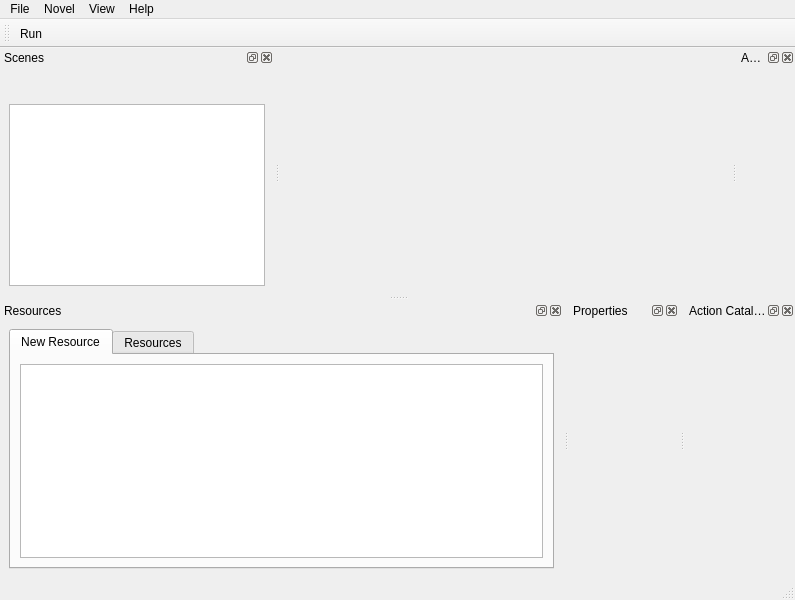
<?xml version="1.0" encoding="UTF-8"?>
<ui version="4.0">
 <class>MainWindow</class>
 <widget class="QMainWindow" name="MainWindow">
  <property name="geometry">
   <rect>
    <x>0</x>
    <y>0</y>
    <width>795</width>
    <height>600</height>
   </rect>
  </property>
  <property name="windowTitle">
   <string>Belle</string>
  </property>
  <property name="dockNestingEnabled">
   <bool>false</bool>
  </property>
  <property name="dockOptions">
   <set>QMainWindow::AllowTabbedDocks|QMainWindow::AnimatedDocks</set>
  </property>
  <widget class="QWidget" name="centralwidget">
   <layout class="QVBoxLayout" name="verticalLayout"/>
  </widget>
  <widget class="QMenuBar" name="menubar">
   <property name="geometry">
    <rect>
     <x>0</x>
     <y>0</y>
     <width>795</width>
     <height>23</height>
    </rect>
   </property>
   <widget class="QMenu" name="menuFile">
    <property name="title">
     <string>File</string>
    </property>
    <addaction name="openProjectAction"/>
    <addaction name="exportProject"/>
    <addaction name="createTarget"/>
    <addaction name="quitAction"/>
   </widget>
   <widget class="QMenu" name="menuNovel">
    <property name="title">
     <string>Novel</string>
    </property>
    <addaction name="propertiesAction"/>
   </widget>
   <widget class="QMenu" name="menuView">
    <property name="title">
     <string>View</string>
    </property>
    <addaction name="showResourcesAction"/>
    <addaction name="showPropertiesAction"/>
    <addaction name="showScenesAction"/>
    <addaction name="showActionsAction"/>
    <addaction name="showActionsCatalogAction"/>
   </widget>
   <widget class="QMenu" name="menuHelp">
    <property name="title">
     <string>Help</string>
    </property>
    <addaction name="aboutAction"/>
   </widget>
   <addaction name="menuFile"/>
   <addaction name="menuNovel"/>
   <addaction name="menuView"/>
   <addaction name="menuHelp"/>
  </widget>
  <widget class="QStatusBar" name="statusbar"/>
  <widget class="QDockWidget" name="scenesDockWidget">
   <property name="windowTitle">
    <string>Scenes</string>
   </property>
   <attribute name="dockWidgetArea">
    <number>1</number>
   </attribute>
   <widget class="QWidget" name="dockWidgetContents">
    <layout class="QVBoxLayout" name="verticalLayout_6">
     <item>
      <layout class="QHBoxLayout" name="horizontalLayout">
       <property name="leftMargin">
        <number>5</number>
       </property>
       <item>
        <widget class="QPushButton" name="addSceneBtn">
         <property name="sizePolicy">
          <sizepolicy hsizetype="Fixed" vsizetype="Fixed">
           <horstretch>0</horstretch>
           <verstretch>0</verstretch>
          </sizepolicy>
         </property>
         <property name="text">
          <string/>
         </property>
         <property name="icon">
          <iconset resource="media.qrc">
           <normaloff>:/media/add.png</normaloff>:/media/add.png</iconset>
         </property>
         <property name="flat">
          <bool>true</bool>
         </property>
        </widget>
       </item>
       <item>
        <widget class="QPushButton" name="delSceneBtn">
         <property name="sizePolicy">
          <sizepolicy hsizetype="Fixed" vsizetype="Fixed">
           <horstretch>0</horstretch>
           <verstretch>0</verstretch>
          </sizepolicy>
         </property>
         <property name="text">
          <string/>
         </property>
         <property name="icon">
          <iconset resource="media.qrc">
           <normaloff>:/media/delete.png</normaloff>:/media/delete.png</iconset>
         </property>
         <property name="flat">
          <bool>true</bool>
         </property>
        </widget>
       </item>
       <item>
        <widget class="QPushButton" name="upSceneBtn">
         <property name="sizePolicy">
          <sizepolicy hsizetype="Fixed" vsizetype="Fixed">
           <horstretch>0</horstretch>
           <verstretch>0</verstretch>
          </sizepolicy>
         </property>
         <property name="text">
          <string/>
         </property>
         <property name="icon">
          <iconset resource="media.qrc">
           <normaloff>:/media/up.png</normaloff>:/media/up.png</iconset>
         </property>
         <property name="flat">
          <bool>true</bool>
         </property>
        </widget>
       </item>
       <item>
        <widget class="QPushButton" name="downSceneBtn">
         <property name="sizePolicy">
          <sizepolicy hsizetype="Fixed" vsizetype="Fixed">
           <horstretch>0</horstretch>
           <verstretch>0</verstretch>
          </sizepolicy>
         </property>
         <property name="maximumSize">
          <size>
           <width>16777215</width>
           <height>16777215</height>
          </size>
         </property>
         <property name="text">
          <string/>
         </property>
         <property name="icon">
          <iconset resource="media.qrc">
           <normaloff>:/media/down.png</normaloff>:/media/down.png</iconset>
         </property>
         <property name="flat">
          <bool>true</bool>
         </property>
        </widget>
       </item>
       <item>
        <spacer name="horizontalSpacer">
         <property name="orientation">
          <enum>Qt::Horizontal</enum>
         </property>
         <property name="sizeHint" stdset="0">
          <size>
           <width>40</width>
           <height>20</height>
          </size>
         </property>
        </spacer>
       </item>
      </layout>
     </item>
     <item>
      <widget class="QTreeWidget" name="scenesWidget">
       <property name="contextMenuPolicy">
        <enum>Qt::CustomContextMenu</enum>
       </property>
       <property name="selectionMode">
        <enum>QAbstractItemView::SingleSelection</enum>
       </property>
       <property name="rootIsDecorated">
        <bool>false</bool>
       </property>
       <attribute name="headerVisible">
        <bool>false</bool>
       </attribute>
       <column>
        <property name="text">
         <string notr="true">1</string>
        </property>
       </column>
      </widget>
     </item>
    </layout>
   </widget>
  </widget>
  <widget class="QDockWidget" name="actionsDockWidget">
   <property name="focusPolicy">
    <enum>Qt::ClickFocus</enum>
   </property>
   <property name="windowTitle">
    <string>Actions</string>
   </property>
   <attribute name="dockWidgetArea">
    <number>2</number>
   </attribute>
   <widget class="QWidget" name="actionsViewWidget">
    <layout class="QVBoxLayout" name="verticalLayout_7"/>
   </widget>
  </widget>
  <widget class="QDockWidget" name="resourcesDockWidget">
   <property name="sizePolicy">
    <sizepolicy hsizetype="Preferred" vsizetype="Expanding">
     <horstretch>0</horstretch>
     <verstretch>0</verstretch>
    </sizepolicy>
   </property>
   <property name="windowTitle">
    <string>Resources</string>
   </property>
   <attribute name="dockWidgetArea">
    <number>8</number>
   </attribute>
   <widget class="QWidget" name="dockWidgetContents_10">
    <layout class="QVBoxLayout" name="verticalLayout_2">
     <item>
      <widget class="QTabWidget" name="resourcesTabWidget">
       <property name="sizePolicy">
        <sizepolicy hsizetype="Expanding" vsizetype="Expanding">
         <horstretch>0</horstretch>
         <verstretch>0</verstretch>
        </sizepolicy>
       </property>
       <property name="currentIndex">
        <number>0</number>
       </property>
       <widget class="QWidget" name="tab">
        <attribute name="title">
         <string>New Resource</string>
        </attribute>
        <layout class="QVBoxLayout" name="verticalLayout_3">
         <item>
          <widget class="QTreeWidget" name="twObjects">
           <property name="rootIsDecorated">
            <bool>false</bool>
           </property>
           <attribute name="headerVisible">
            <bool>false</bool>
           </attribute>
           <column>
            <property name="text">
             <string notr="true">1</string>
            </property>
           </column>
          </widget>
         </item>
        </layout>
       </widget>
       <widget class="QWidget" name="tab_3">
        <attribute name="title">
         <string>Resources</string>
        </attribute>
       </widget>
      </widget>
     </item>
    </layout>
   </widget>
  </widget>
  <widget class="QDockWidget" name="propertiesDockWidget">
   <property name="sizePolicy">
    <sizepolicy hsizetype="MinimumExpanding" vsizetype="Expanding">
     <horstretch>0</horstretch>
     <verstretch>0</verstretch>
    </sizepolicy>
   </property>
   <property name="windowTitle">
    <string>Properties</string>
   </property>
   <attribute name="dockWidgetArea">
    <number>8</number>
   </attribute>
   <widget class="QWidget" name="dockWidgetContents_5">
    <layout class="QVBoxLayout" name="verticalLayout_4"/>
   </widget>
  </widget>
  <widget class="QDockWidget" name="actionsCatalogDockWidget">
   <property name="sizePolicy">
    <sizepolicy hsizetype="Preferred" vsizetype="Expanding">
     <horstretch>0</horstretch>
     <verstretch>0</verstretch>
    </sizepolicy>
   </property>
   <property name="windowTitle">
    <string>Action Catalog</string>
   </property>
   <attribute name="dockWidgetArea">
    <number>8</number>
   </attribute>
   <widget class="QWidget" name="actionCatalogDockWidget">
    <layout class="QVBoxLayout" name="verticalLayout_5"/>
   </widget>
  </widget>
  <widget class="QToolBar" name="toolBar">
   <property name="windowTitle">
    <string>toolBar</string>
   </property>
   <attribute name="toolBarArea">
    <enum>TopToolBarArea</enum>
   </attribute>
   <attribute name="toolBarBreak">
    <bool>false</bool>
   </attribute>
   <addaction name="runAction"/>
  </widget>
  <action name="runAction">
   <property name="icon">
    <iconset resource="media.qrc">
     <normaloff>:/media/system-run.png</normaloff>:/media/system-run.png</iconset>
   </property>
   <property name="text">
    <string>Run</string>
   </property>
  </action>
  <action name="openProjectAction">
   <property name="icon">
    <iconset resource="media.qrc">
     <normaloff>:/media/document_open.png</normaloff>:/media/document_open.png</iconset>
   </property>
   <property name="text">
    <string>Open Project</string>
   </property>
  </action>
  <action name="propertiesAction">
   <property name="text">
    <string>Properties</string>
   </property>
  </action>
  <action name="showResourcesAction">
   <property name="checkable">
    <bool>true</bool>
   </property>
   <property name="checked">
    <bool>true</bool>
   </property>
   <property name="text">
    <string>Resources</string>
   </property>
  </action>
  <action name="showPropertiesAction">
   <property name="checkable">
    <bool>true</bool>
   </property>
   <property name="checked">
    <bool>true</bool>
   </property>
   <property name="text">
    <string>Properties</string>
   </property>
  </action>
  <action name="showScenesAction">
   <property name="checkable">
    <bool>true</bool>
   </property>
   <property name="checked">
    <bool>true</bool>
   </property>
   <property name="text">
    <string>Scenes</string>
   </property>
  </action>
  <action name="showActionsAction">
   <property name="checkable">
    <bool>true</bool>
   </property>
   <property name="checked">
    <bool>false</bool>
   </property>
   <property name="text">
    <string>Actions</string>
   </property>
  </action>
  <action name="showActionsCatalogAction">
   <property name="checkable">
    <bool>true</bool>
   </property>
   <property name="checked">
    <bool>true</bool>
   </property>
   <property name="text">
    <string>Actions' Catalog</string>
   </property>
  </action>
  <action name="aboutAction">
   <property name="icon">
    <iconset resource="media.qrc">
     <normaloff>:/media/help-about.png</normaloff>:/media/help-about.png</iconset>
   </property>
   <property name="text">
    <string>About</string>
   </property>
  </action>
  <action name="quitAction">
   <property name="icon">
    <iconset resource="media.qrc">
     <normaloff>:/media/application_exit.png</normaloff>:/media/application_exit.png</iconset>
   </property>
   <property name="text">
    <string>Quit</string>
   </property>
  </action>
  <action name="exportProject">
   <property name="icon">
    <iconset resource="media.qrc">
     <normaloff>:/media/document_save_all.png</normaloff>:/media/document_save_all.png</iconset>
   </property>
   <property name="text">
    <string>Export Project</string>
   </property>
  </action>
  <action name="createTarget">
   <property name="text">
    <string>生成目标文件</string>
   </property>
  </action>
 </widget>
 <resources>
  <include location="media.qrc"/>
 </resources>
 <connections>
  <connection>
   <sender>showActionsAction</sender>
   <signal>triggered(bool)</signal>
   <receiver>actionsDockWidget</receiver>
   <slot>setVisible(bool)</slot>
   <hints>
    <hint type="sourcelabel">
     <x>-1</x>
     <y>-1</y>
    </hint>
    <hint type="destinationlabel">
     <x>766</x>
     <y>181</y>
    </hint>
   </hints>
  </connection>
  <connection>
   <sender>showActionsCatalogAction</sender>
   <signal>triggered(bool)</signal>
   <receiver>actionsCatalogDockWidget</receiver>
   <slot>setVisible(bool)</slot>
   <hints>
    <hint type="sourcelabel">
     <x>-1</x>
     <y>-1</y>
    </hint>
    <hint type="destinationlabel">
     <x>737</x>
     <y>444</y>
    </hint>
   </hints>
  </connection>
  <connection>
   <sender>showPropertiesAction</sender>
   <signal>triggered(bool)</signal>
   <receiver>propertiesDockWidget</receiver>
   <slot>setVisible(bool)</slot>
   <hints>
    <hint type="sourcelabel">
     <x>-1</x>
     <y>-1</y>
    </hint>
    <hint type="destinationlabel">
     <x>622</x>
     <y>444</y>
    </hint>
   </hints>
  </connection>
  <connection>
   <sender>showScenesAction</sender>
   <signal>triggered(bool)</signal>
   <receiver>scenesDockWidget</receiver>
   <slot>setVisible(bool)</slot>
   <hints>
    <hint type="sourcelabel">
     <x>-1</x>
     <y>-1</y>
    </hint>
    <hint type="destinationlabel">
     <x>131</x>
     <y>181</y>
    </hint>
   </hints>
  </connection>
  <connection>
   <sender>showResourcesAction</sender>
   <signal>triggered(bool)</signal>
   <receiver>resourcesDockWidget</receiver>
   <slot>setVisible(bool)</slot>
   <hints>
    <hint type="sourcelabel">
     <x>-1</x>
     <y>-1</y>
    </hint>
    <hint type="destinationlabel">
     <x>281</x>
     <y>444</y>
    </hint>
   </hints>
  </connection>
  <connection>
   <sender>quitAction</sender>
   <signal>triggered()</signal>
   <receiver>MainWindow</receiver>
   <slot>close()</slot>
   <hints>
    <hint type="sourcelabel">
     <x>-1</x>
     <y>-1</y>
    </hint>
    <hint type="destinationlabel">
     <x>397</x>
     <y>299</y>
    </hint>
   </hints>
  </connection>
  <connection>
   <sender>scenesDockWidget</sender>
   <signal>visibilityChanged(bool)</signal>
   <receiver>showScenesAction</receiver>
   <slot>setChecked(bool)</slot>
   <hints>
    <hint type="sourcelabel">
     <x>131</x>
     <y>183</y>
    </hint>
    <hint type="destinationlabel">
     <x>-1</x>
     <y>-1</y>
    </hint>
   </hints>
  </connection>
  <connection>
   <sender>resourcesDockWidget</sender>
   <signal>visibilityChanged(bool)</signal>
   <receiver>showResourcesAction</receiver>
   <slot>setChecked(bool)</slot>
   <hints>
    <hint type="sourcelabel">
     <x>283</x>
     <y>448</y>
    </hint>
    <hint type="destinationlabel">
     <x>-1</x>
     <y>-1</y>
    </hint>
   </hints>
  </connection>
  <connection>
   <sender>propertiesDockWidget</sender>
   <signal>visibilityChanged(bool)</signal>
   <receiver>showPropertiesAction</receiver>
   <slot>setChecked(bool)</slot>
   <hints>
    <hint type="sourcelabel">
     <x>624</x>
     <y>448</y>
    </hint>
    <hint type="destinationlabel">
     <x>-1</x>
     <y>-1</y>
    </hint>
   </hints>
  </connection>
  <connection>
   <sender>actionsCatalogDockWidget</sender>
   <signal>visibilityChanged(bool)</signal>
   <receiver>showActionsCatalogAction</receiver>
   <slot>setChecked(bool)</slot>
   <hints>
    <hint type="sourcelabel">
     <x>738</x>
     <y>448</y>
    </hint>
    <hint type="destinationlabel">
     <x>-1</x>
     <y>-1</y>
    </hint>
   </hints>
  </connection>
  <connection>
   <sender>actionsDockWidget</sender>
   <signal>visibilityChanged(bool)</signal>
   <receiver>showActionsAction</receiver>
   <slot>setChecked(bool)</slot>
   <hints>
    <hint type="sourcelabel">
     <x>767</x>
     <y>183</y>
    </hint>
    <hint type="destinationlabel">
     <x>-1</x>
     <y>-1</y>
    </hint>
   </hints>
  </connection>
 </connections>
</ui>
